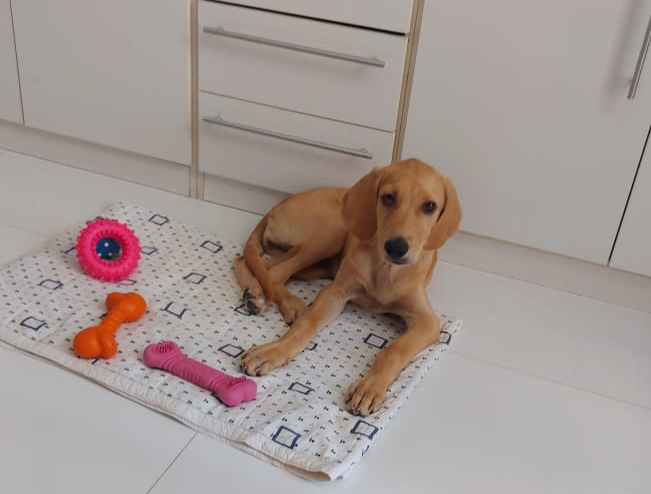
#> input picture OPeraçoes_Morfologica/elsa.png.jpg, 651 x 494 px, given in place of the camera
$ python extracao_de_contornos.py
#> lines starting #> are read from the running program, lines starting #| are printed output that depends on the picture
import cv2
import numpy as np
from skimage import color, feature, filters, measure

# Inicia a captura de vídeo pela webcam
captura = cv2.VideoCapture(0)

# Define o tamanho da janela de visualização
captura.set(3, 640) # largura da janela
captura.set(4, 480) # altura da janela

# Loop infinito para capturar e processar os quadros da webcam
while True:
    # Lê um quadro da webcam
    ret, quadro = captura.read()
#> quadro is the input picture: shape (494, 651, 3); mean B, G, R 146.8, 151.3, 163

    # Converte o quadro para escala de cinza
    cinza = color.rgb2gray(quadro)
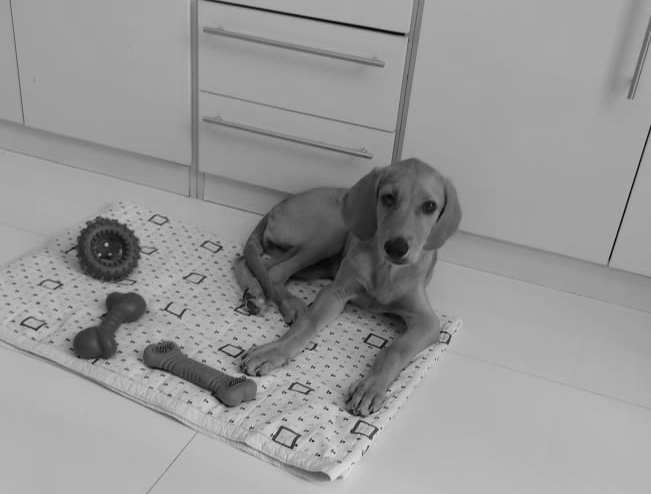
#> cinza: shape (494, 651) float64; min 0.00113, max 0.904, mean 0.593

    # Aplica um filtro Gaussiano para suavizar a imagem
    suave = filters.gaussian(cinza, sigma=2)

    # Detecta as bordas da imagem usando o algoritmo de Canny
    bordas = feature.canny(suave, sigma=2)
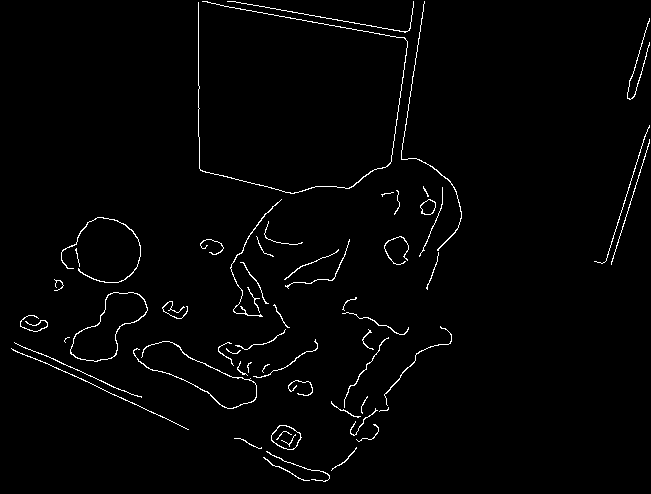
#> bordas: shape (494, 651) bool; 1.8% white in thin lines or dots

    # Encontra os contornos das formas presentes na imagem
    contornos = measure.find_contours(bordas, level=0.8)
#> contornos = 733 point arrays, longest 171 points

    # Loop sobre todos os contornos encontrados
    for cnt in contornos:
        # Calcula a área do contorno
#> (the run stopped early here; a loop or call above may not have finished)
